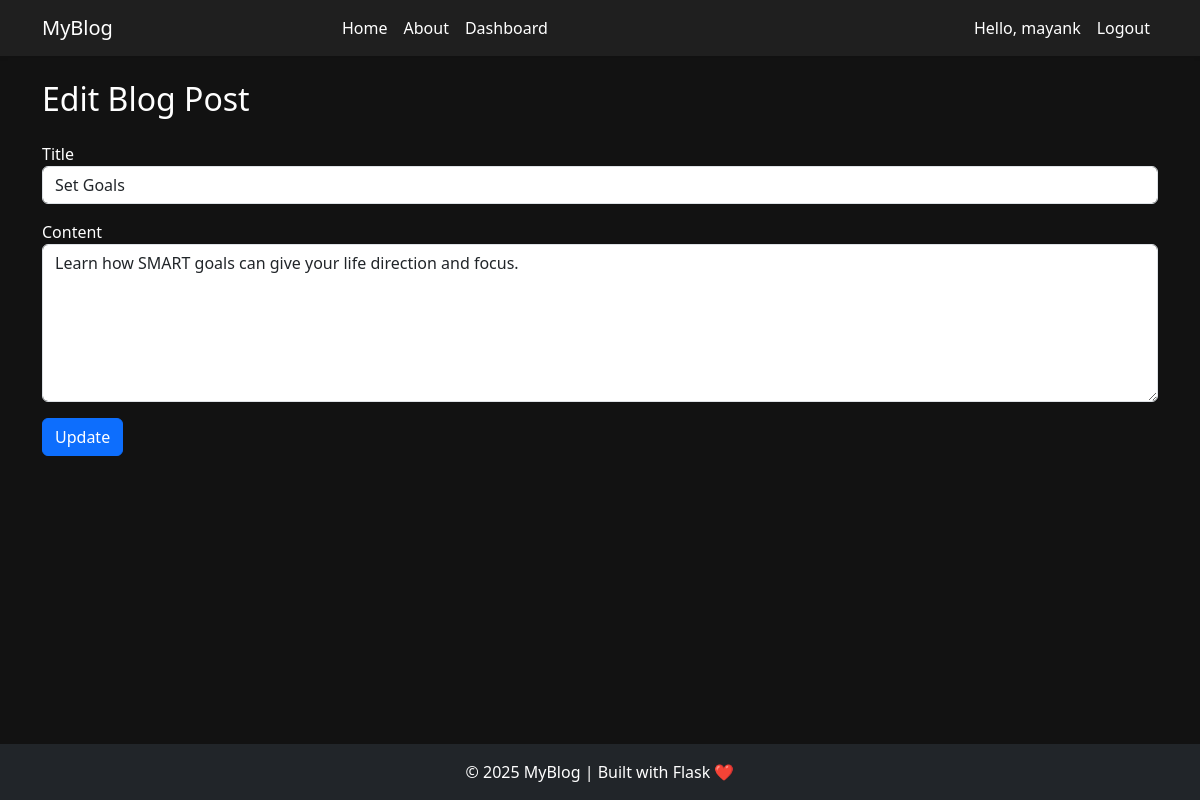
Page /post/edit/5 (signed in) on the committed database.
### app.py (models this page shows)
class Post(db.Model):
    id = db.Column(db.Integer, primary_key=True)
    title = db.Column(db.String(150), nullable=False)
    content = db.Column(db.Text, nullable=False)
    user_id = db.Column(db.Integer, db.ForeignKey('user.id'), nullable=False)

### app.py (the view)
@app.route('/post/edit/<int:id>', methods=['GET', 'POST'])
def edit_post(id):
    post = Post.query.get_or_404(id)
    if post.user_id != session.get('user_id'):
        flash("You are not authorized to edit this post.")
        return redirect('/dashboard')
    if request.method == 'POST':
        post.title = request.form['title']
        post.content = request.form['content']
        db.session.commit()
        return redirect('/dashboard')
    return render_template('edit_post.html', post=post)

### templates/edit_post.html (shortened to what this page needs)
{% extends 'base.html' %}
{% block content %}
<h2 class="mb-4">Edit Blog Post</h2>
<form method="POST">
  <div class="mb-3">
    <label>Title</label>
    <input type="text" name="title" class="form-control" value="{{ post.title }}" required>
  </div>
  <div class="mb-3">
    <label>Content</label>
    <textarea name="content" class="form-control" rows="6" required>{{ post.content }}</textarea>
  </div>
  <button type="submit" class="btn btn-primary">Update</button>
</form>
{% endblock %}

### templates/base.html (style rules this page uses)
body { background-color: #121212; color: #ffffff; }

### rows in the picture
Post: title "Set Goals", content "Learn how SMART goals can give your life direction and focus."

### other values in the picture
{{ session['username'] }} "mayank"
